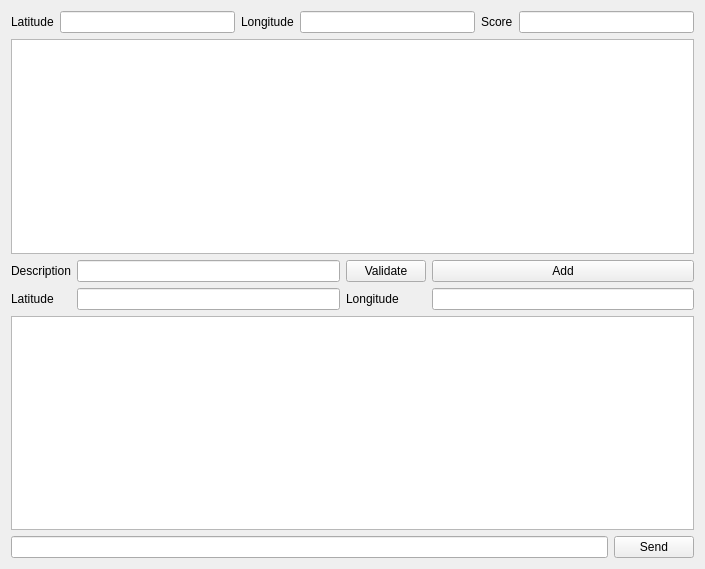
<?xml version="1.0" encoding="UTF-8"?>
<ui version="4.0">
 <class>DriverGui</class>
 <widget class="QWidget" name="DriverGui">
  <property name="geometry">
   <rect>
    <x>0</x>
    <y>0</y>
    <width>705</width>
    <height>569</height>
   </rect>
  </property>
  <property name="windowTitle">
   <string>DriverGui</string>
  </property>
  <layout class="QHBoxLayout" name="horizontalLayout">
   <item>
    <layout class="QVBoxLayout" name="mainLayout">
     <item>
      <layout class="QGridLayout" name="infoLayout">
       <item row="2" column="2">
        <widget class="QLabel" name="longitudeInfoLabel">
         <property name="text">
          <string>Longitude</string>
         </property>
        </widget>
       </item>
       <item row="2" column="3">
        <widget class="QLineEdit" name="longitudeInfoLineEdit">
         <property name="readOnly">
          <bool>true</bool>
         </property>
        </widget>
       </item>
       <item row="2" column="0">
        <widget class="QLabel" name="latitudeInfoLabel">
         <property name="text">
          <string>Latitude</string>
         </property>
        </widget>
       </item>
       <item row="2" column="4">
        <widget class="QLabel" name="scoreInfoLabel">
         <property name="text">
          <string>Score</string>
         </property>
        </widget>
       </item>
       <item row="2" column="1">
        <widget class="QLineEdit" name="latitudeInfoLineEdit">
         <property name="readOnly">
          <bool>true</bool>
         </property>
        </widget>
       </item>
       <item row="2" column="5">
        <widget class="QLineEdit" name="scoreInfoLineEdit">
         <property name="readOnly">
          <bool>true</bool>
         </property>
        </widget>
       </item>
      </layout>
     </item>
     <item>
      <widget class="QListWidget" name="reportsList"/>
     </item>
     <item>
      <layout class="QGridLayout" name="inputLayout">
       <item row="2" column="0">
        <widget class="QLabel" name="latitudeLabel">
         <property name="text">
          <string>Latitude</string>
         </property>
        </widget>
       </item>
       <item row="1" column="0">
        <widget class="QLabel" name="descriptionLabel">
         <property name="text">
          <string>Description</string>
         </property>
        </widget>
       </item>
       <item row="2" column="2">
        <widget class="QLabel" name="longitudeLabel">
         <property name="text">
          <string>Longitude</string>
         </property>
        </widget>
       </item>
       <item row="2" column="1">
        <widget class="QLineEdit" name="latitudeLineEdit"/>
       </item>
       <item row="2" column="3">
        <widget class="QLineEdit" name="longitudeLineEdit"/>
       </item>
       <item row="1" column="1">
        <widget class="QLineEdit" name="descriptionLineEdit"/>
       </item>
       <item row="1" column="3">
        <widget class="QPushButton" name="addButton">
         <property name="text">
          <string>Add</string>
         </property>
        </widget>
       </item>
       <item row="1" column="2">
        <widget class="QPushButton" name="updateButton">
         <property name="text">
          <string>Validate</string>
         </property>
        </widget>
       </item>
      </layout>
     </item>
     <item>
      <widget class="QListWidget" name="messagesList"/>
     </item>
     <item>
      <layout class="QGridLayout" name="messagesLayout">
       <item row="0" column="0">
        <widget class="QLineEdit" name="messagesLineEdit"/>
       </item>
       <item row="0" column="1">
        <widget class="QPushButton" name="sendButton">
         <property name="text">
          <string>Send</string>
         </property>
        </widget>
       </item>
      </layout>
     </item>
    </layout>
   </item>
  </layout>
 </widget>
 <resources/>
 <connections/>
</ui>
